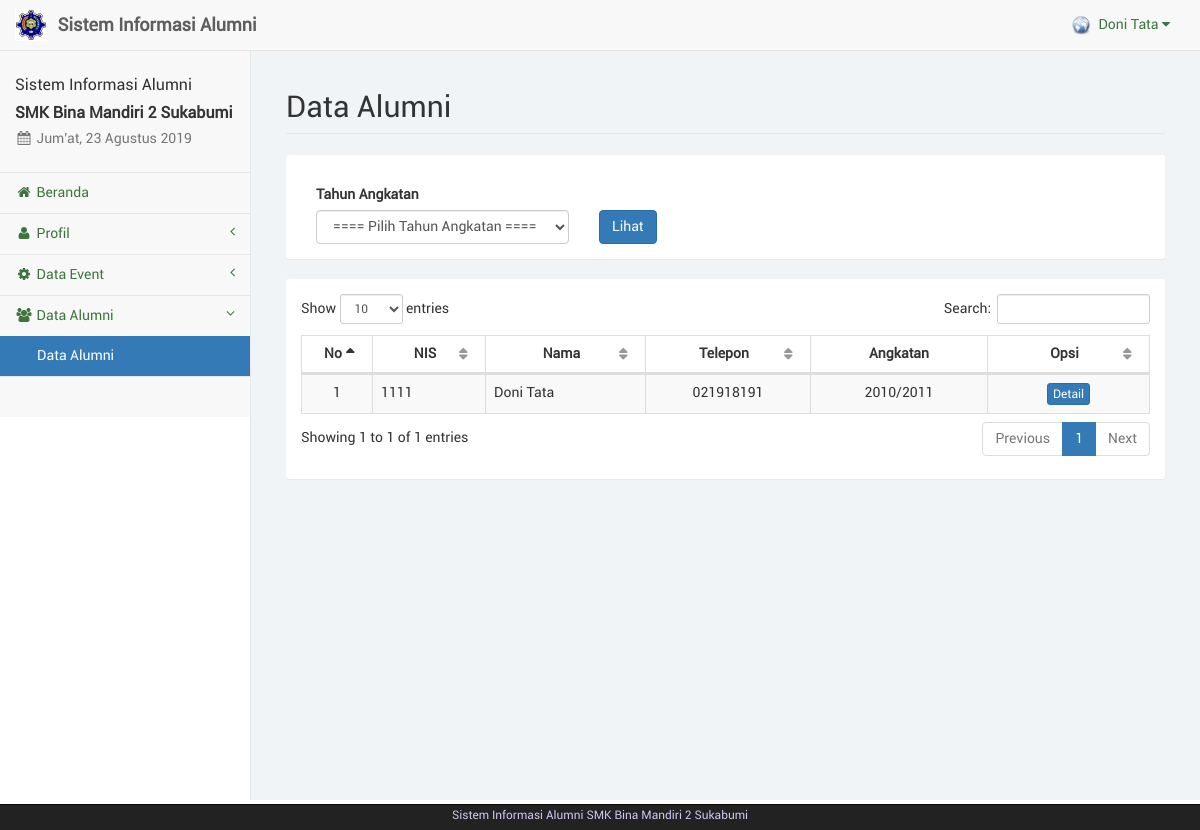
The page /alumni/alumni.php (signed in) on the database its author committed.
### tables this page shows
CREATE TABLE IF NOT EXISTS `alumni` (
  `nis` varchar(20) NOT NULL,
  `nama` varchar(50) NOT NULL,
  `id_thn` int(11) NOT NULL,
  `jns_kelamin` varchar(20) NOT NULL,
  `tmpt_lahir` varchar(50) NOT NULL,
  `tgl_lahir` date NOT NULL,
  `telp` varchar(20) NOT NULL,
  `pekerjaan` varchar(50) NOT NULL,
  `alamat` text NOT NULL,
  `foto` text NOT NULL,
  `password` text NOT NULL
);

CREATE TABLE IF NOT EXISTS `tahun` (
  `id_thn` int(11) NOT NULL,
  `nama_thn` varchar(50) NOT NULL
);

### alumni/sess_check.php (called while the page is built, shortened)
<?php
	$chk_sess = $_SESSION['alumni'];
	include("../dist/config/koneksi.php");
	$sql_sess = "SELECT * FROM alumni WHERE nis='". $chk_sess ."'";
	$ress_sess = mysqli_query($conn, $sql_sess);
	$row_sess = mysqli_fetch_array($ress_sess);
	$sess_alumniname = $row_sess['nama'];
	$sess_alumnifoto = $row_sess['foto'];
	$sess_alumnithn = $row_sess['id_thn'];
?>

### alumni/alumni.php (the view, shortened to what this page needs)
<?php
	include("sess_check.php");
	$pagedesc = "Data Alumni";
	include("layout_top.php");
?>
		<div id="page-wrapper">
            <div class="container-fluid">
                <div class="row">
                    <div class="col-lg-12">
                        <h1 class="page-header">Data Alumni</h1>
                    </div>
                </div>
				<div class="row">
					<div class="col-lg-12"><?php include("layout_alert.php"); ?></div>
				</div>
				<div class="row">
					<div class="col-lg-12">
						<div class="panel panel-default">
							<div class="panel-body">
					        <form method="get" name="laporan" onSubmit="return valid();">
								<div class="form-group">
									<div class="col-sm-4">
										<label>Tahun Angkatan</label>
										<select class="form-control" name="thn" required>
											<option value="" selected>==== Pilih Tahun Angkatan ====</option>
										</select>
										</div>
									</div>
									<div class="col-sm-4">
										<label>&nbsp;</label><br/>
										<input type="submit" name="submit" value="Lihat" class="btn btn-primary">
									</div>
								</div>
							</div>
						</div>
						</div>
						<?php
							if(isset($_GET['submit'])){
								$no=0;
								$thn = $_GET['thn'];
								$sql = "SELECT alumni.*, tahun.* FROM alumni, tahun WHERE
										alumni.id_thn=tahun.id_thn AND alumni.id_thn='$thn' ORDER BY alumni.nama ASC";
								$ress = mysqli_query($conn, $sql);
							?>
				<div class="row">
					<div class="col-lg-12">
						<div class="panel panel-default">
							<div class="panel-body">
							<table class="table table-striped table-bordered table-hover" id="tabel-data">
									<thead>
										<tr>
											<th width="2%">No</th>
											<th width="7%">NIS</th>
											<th width="10%">Nama</th>
											<th width="10%">Telepon</th>
											<th width="10%">Angkatan</th>
											<th width="10%">Opsi</th>
										</tr>
									</thead>
									<tbody>
										<?php
											$i = 1;
											while($data = mysqli_fetch_array($ress)) {
												echo '<tr>';
												echo '<td class="text-center">'. $i .'</td>';
												echo '<td class="text-nowrap">'. $data['nis'] .'</td>';
												echo '<td class="text-nowrap">'. $data['nama'] .'</td>';
												echo '<td class="text-center">'. $data['telp'] .'</td>';
												echo '<td class="text-center">'. $data['nama_thn'] .'</td>';
												echo '<td class="text-center">
												<a href="#myModal" data-toggle="modal" data-load-code="'.$data['nis'].'" data-remote-target="#myModal .modal-body" class="btn btn-primary btn-xs">Detail</a></td>';
												echo '</tr>';
												$i++;
											}
										?>
									</tbody>
								</table>
								<?php
							}else{
								$thn = $sess_alumnithn;
								$sql = "SELECT alumni.*, tahun.* FROM alumni, tahun WHERE
										alumni.id_thn=tahun.id_thn AND alumni.id_thn='$thn' ORDER BY alumni.nama ASC";
								$ress = mysqli_query($conn, $sql);
							?>
				<div class="row">
					<div class="col-lg-12">
						<div class="panel panel-default">
							<div class="panel-body">
							<table class="table table-striped table-bordered table-hover" id="tabel-data">
									<thead>
										<tr>
											<th width="2%">No</th>
											<th width="7%">NIS</th>
											<th width="10%">Nama</th>
											<th width="10%">Telepon</th>
											<th width="10%">Angkatan</th>
											<th width="10%">Opsi</th>
										</tr>
									</thead>
									<tbody>
										<?php
											$i = 1;
											while($data = mysqli_fetch_array($ress)) {
												echo '<tr>';
												echo '<td class="text-center">'. $i .'</td>';
												echo '<td class="text-nowrap">'. $data['nis'] .'</td>';
												echo '<td class="text-nowrap">'. $data['nama'] .'</td>';
												echo '<td class="text-center">'. $data['telp'] .'</td>';
												echo '<td class="text-center">'. $data['nama_thn'] .'</td>';
												echo '<td class="text-center">
												<a href="#myModal" data-toggle="modal" data-load-code="'.$data['nis'].'" data-remote-target="#myModal .modal-body" class="btn btn-primary btn-xs">Detail</a></td>';
												echo '</tr>';
												$i++;
											}
										?>
									</tbody>
								</table>
								<?php
							}
							?>
							</div>
						</div>
					</div>
				</div>
            </div>
        </div>
<?php
	include("layout_bottom.php");
?>

### alumni/layout_top.php (shortened to what this page needs)
<?php
	$haries = array("Sunday" => "Minggu", "Monday" => "Senin", "Tuesday" => "Selasa", "Wednesday" => "Rabu", "Thursday" => "Kamis", "Friday" => "Jum'at", "Saturday" => "Sabtu");
	$bulans = array("", "Januari", "Februari", "Maret", "April", "Mei", "Juni", "Juli", "Agustus", "September", "Oktober", "November", "Desember");
	$hari_ini = $haries[date("l")];
	$bulan_ini = $bulans[date("n")];
	$tanggal = date("d");
	$tahun = date("Y");
?>
<!DOCTYPE html>
<html lang="en">
<head>
	<link href="libs/bootstrap/dist/css/bootstrap.min.css" rel="stylesheet">
	<link href="libs/metisMenu/dist/metisMenu.min.css" rel="stylesheet">
    <link href="libs/datatables-plugins/integration/bootstrap/3/dataTables.bootstrap.css" rel="stylesheet">
    <link href="libs/datatables-responsive/css/dataTables.responsive.css" rel="stylesheet">
	<link href="dist/css/sb-admin-2.css" rel="stylesheet">
	<link href="dist/css/offline-font.css" rel="stylesheet">
	<link href="dist/css/custom.css" rel="stylesheet">
	<link href="libs/font-awesome/css/font-awesome.min.css" rel="stylesheet" type="text/css">
</head>
<body>
    <div id="wrapper">
        <nav class="navbar navbar-default navbar-static-top" role="navigation" style="margin-bottom: 0">
            <div class="navbar-header">
				<a class="navbar-brand hidden-xs" href="index.php">
					<img src="../foto/bm.jpg" alt="brand" width="32" class="float-left image-brand">
					<div class="float-right">&nbsp;<strong>Sistem Informasi Alumni</strong></div>
				</a>
			</div>
            <ul class="nav navbar-top-links navbar-right">
				<li class="dropdown dropdown-right">
					<a class="dropdown-toggle" data-toggle="dropdown" href="#">
						<img src="../foto/<?php echo $sess_alumnifoto;?>" width="20px" height="20px" padding="0px">&nbsp;&nbsp;<?php echo ucfirst($sess_alumniname); ?>&nbsp;<i class="fa fa-caret-down"></i>
					</a>
				</li>
			</ul>
            <div class="navbar-default sidebar" role="navigation">
                <div class="sidebar-nav navbar-collapse">
                    <ul class="nav" id="side-menu">
                        <li class="sidebar-search">
							<h4>Sistem Informasi Alumni</h4>
							<h4><b>SMK Bina Mandiri 2 Sukabumi</b></h4>
							<h5 class="text-muted"><i class="fa fa-calendar fa-fw"></i>&nbsp;<?php echo $hari_ini.", ".$tanggal." ".$bulan_ini." ".$tahun ?></h5>
						</li>
						<?php
							if($pagedesc == "Beranda") {
								echo '<li><a href="index.php" class="active"><i class="fa fa-home fa-fw"></i>&nbsp;Beranda</a></li>';
							}
							else {
								echo '<li><a href="index.php"><i class="fa fa-home fa-fw"></i>&nbsp;Beranda</a></li>';
							}
							if(isset($menuparent) && $menuparent == "profil") {
								echo '<li class="active">';
							}
							else {
								echo '<li>';
							}
						?>
							<a href="#"><i class="fa fa-user fa-fw"></i>&nbsp;Profil<span class="fa arrow"></span></a>
						</li>
						<?php
							if(isset($menuparent) && $menuparent == "event") {
								echo '<li class="active">';
							}
							else {
								echo '<li>';
							}
						?>
							<a href="#"><i class="fa fa-gear fa-fw"></i>&nbsp;Data Event<span class="fa arrow"></span></a>
						<?php
							if(isset($menuparent) && $menuparent == "alumni") {
								echo '<li class="active">';
							}
							else {
								echo '<li>';
							}
						?>
							<a href="#"><i class="fa fa-group fa-fw"></i>&nbsp;Data Alumni<span class="fa arrow"></span></a>
							<ul class="nav nav-second-level">
								<?php
									if($pagedesc == "Data Alumni") {
										echo '<li><a href="alumni.php" class="active">Data Alumni</a></li>';
									}
									else {
										echo '<li><a href="alumni.php">Data Alumni</a></li>';
									}
								?>
							</ul>
						</li>
	                </ul>
                </div>
            </div>
        </nav>

### rows shown on the page
alumni: foto (picture), nama "Doni Tata", nis "1111", telp "021918191", id_thn.nama_thn "2010/2011"
